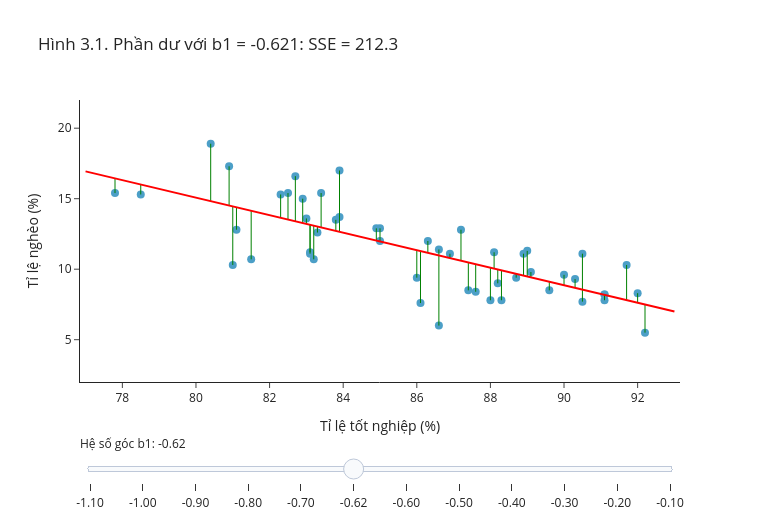

Notebook code cell kept with this figure:
### Markdown cell above
---
## Phần 3. Phần dư và bình phương tối thiểu

### 3.1 Phần dư: phần dữ liệu còn lại sau mô hình

Mỗi quan sát được tách thành hai phần:

$$
\text{dữ liệu} = \text{giá trị đối chiếu} + \text{phần dư}, \qquad y_i = \hat y_i + e_i, \qquad e_i = y_i - \hat{y}_i .
$$

- $e_i > 0$: điểm nằm **trên** đường hồi quy; quan sát cao hơn giá trị mà mô hình gán cho nó.
- $e_i < 0$: điểm nằm **dưới** đường hồi quy.
- $|e_i|$ càng lớn: mô hình khớp quan sát đó càng kém.

Phần dư có cùng đơn vị với $y$. Ví dụ với ba điểm ở thẻ ký hiệu và đường $\hat y = 2 + 0{,}5x$: các giá trị đối chiếu là $2{,}5$; $3$; $3{,}5$, nên các phần dư là $2 - 2{,}5 = -0{,}5$, $4 - 3 = 1$ và $3 - 3{,}5 = -0{,}5$.

Về hình học, phần dư là **khoảng cách thẳng đứng** từ điểm tới đường hồi quy. Trong hình dưới, thanh trượt xoay đường thẳng quanh điểm $(\bar x, \bar y)$ bằng cách đổi hệ số góc; tiêu đề cho biết **tổng bình phương** phần dư $SSE$ tương ứng. Vị trí mặc định là đường bình phương tối thiểu; kéo sang hai bên sẽ thấy các đoạn phần dư dài ra và $SSE$ tăng. Mục 3.2 định nghĩa $SSE$ chính xác.

<!-- branch-plot-instructions:start -->

**Đọc code vẽ bằng Plotly.** `go.Figure` chứa các trace; mỗi `go.Scatter`, `go.Bar` hoặc trace khác nhận các mảng dữ liệu đã tính. `update_layout` đặt tiêu đề, nhãn và bộ điều khiển. Thanh trượt chọn trạng thái được dựng sẵn trong `steps`; đối chiếu `visible` hoặc dữ liệu của trace để biết hình thay đổi thế nào. Thử đổi thuộc tính hiển thị trong trace hoặc layout, rồi chạy lại ô; giữ dữ liệu để so sánh.

<!-- branch-plot-instructions:end -->

### Code cell
b1_ls, b0_ls = np.polyfit(poverty["Graduates"], poverty["Poverty"], 1)
khop = b0_ls + b1_ls * poverty["Graduates"]

x_nghe, y_nghe = poverty["Graduates"].to_numpy(), poverty["Poverty"].to_numpy()
x_tb, y_tb = x_nghe.mean(), y_nghe.mean()
cac_b1 = sorted(set(np.round(np.linspace(-1.1, -0.1, 11), 2)) | {round(b1_ls, 3)})
luoi = np.linspace(77, 93, 50)

fig = go.Figure()
fig.add_trace(go.Scatter(x=x_nghe, y=y_nghe, mode="markers", text=poverty["State"], name="bang",
                         marker=dict(size=8, color="#4C9FC7"),
                         hovertemplate="%{text}<br>tốt nghiệp %{x}%, nghèo %{y}%<extra></extra>"))
cac_sse = []
for b1 in cac_b1:
    b0 = y_tb - b1 * x_tb
    y_mu = b0 + b1 * x_nghe
    cac_sse.append(((y_nghe - y_mu) ** 2).sum())
    doan_x = np.column_stack([x_nghe, x_nghe, np.full(len(x_nghe), np.nan)]).ravel()
    doan_y = np.column_stack([y_mu, y_nghe, np.full(len(x_nghe), np.nan)]).ravel()
    hien = b1 == round(b1_ls, 3)
    fig.add_trace(go.Scatter(x=doan_x, y=doan_y, mode="lines", visible=hien, name="phần dư",
                             line=dict(color="green", width=1), hoverinfo="skip"))
    fig.add_trace(go.Scatter(x=luoi, y=b0 + b1 * luoi, mode="lines", visible=hien, name="đường thẳng",
                             line=dict(color="red", width=2), hoverinfo="skip"))
buoc = [dict(method="update", label=f"{b1:.2f}",
             args=[{"visible": [True] + [k == i for k in range(len(cac_b1)) for _ in range(2)]},
                   {"title.text": f"Hình 3.1. Phần dư với b1 = {b1:.3f}: SSE = {s:,.1f}"}])
        for i, (b1, s) in enumerate(zip(cac_b1, cac_sse))]
mac_dinh = cac_b1.index(round(b1_ls, 3))
fig.update_layout(title=f"Hình 3.1. Phần dư với b1 = {b1_ls:.3f}: SSE = {cac_sse[mac_dinh]:,.1f}",
                  xaxis_title="Tỉ lệ tốt nghiệp (%)", yaxis_title="Tỉ lệ nghèo (%)", showlegend=False,
                  width=760, height=520,
                  sliders=[dict(active=mac_dinh, steps=buoc, pad={"t": 50}, currentvalue={"prefix": "Hệ số góc b1: "})])
fig.update_yaxes(range=[2, 22])
fig.show()

### Figure 1 — Plotly figure (JSON) as saved in the notebook; plotly's stock layout.template omitted (floating-point values rounded to 4 significant figures; data arrays with more than 128 entries replaced by an {"elided": "..."} marker saying what was removed)
{"data": [{"hovertemplate": "%{text}<br>tốt nghiệp %{x}%, nghèo %{y}%<extra></extra>", "marker": {"color": "#4C9FC7", "size": 8}, "mode": "markers", "name": "bang", "text": ["California", "Rhode Island", "Bang 01", "Bang 02", "Bang 03", "Bang 04", "Bang 05", "Bang 06", "Bang 07", "Bang 08", "Bang 09", "Bang 10", "Bang 11", "Bang 12", "Bang 13", "Bang 14", "Bang 15", "Bang 16", "Bang 17", "Bang 18", "Bang 19", "Bang 20", "Bang 21", "Bang 22", "Bang 23", "Bang 24", "Bang 25", "Bang 26", "Bang 27", "Bang 28", "Bang 29", "Bang 30", "Bang 31", "Bang 32", "Bang 33", "Bang 34", "Bang 35", "Bang 36", "Bang 37", "Bang 38", "Bang 39", "Bang 40", "Bang 41", "Bang 42", "Bang 43", "Bang 44", "Bang 45", "Bang 46", "Bang 47", "Bang 48", "Bang 49"], "type": "scatter", "x": [81.1, 81.0, 91.1, 83.1, 89.1, 86.9, 87.4, 86.0, 89.6, 80.4, 81.5, 83.4, 90.5, 80.9, 83.3, 86.1, 82.3, 87.2, 88.2, 88.7, 82.5, 87.6, 77.8, 83.2, 83.1, 88.0, 82.9, 86.6, 90.3, 83.9, 88.3, 88.9, 90.5, 85.0, 91.7, 84.9, 78.5, 86.6, 92.0, 89.0, 86.3, 91.1, 83.0, 83.8, 91.1, 90.0, 82.7, 88.1, 83.9, 92.2, 85.0], "y": [12.8, 10.3, 8.2, 11.2, 9.8, 11.1, 8.5, 9.4, 8.5, 18.9, 10.7, 15.4, 11.1, 17.3, 12.6, 7.6, 15.3, 12.8, 9.0, 9.4, 15.4, 8.4, 15.4, 10.7, 11.1, 7.8, 15.0, 11.4, 9.3, 17.0, 7.8, 11.1, 7.7, 12.9, 10.3, 12.9, 15.3, 6.0, 8.3, 11.3, 12.0, 7.8, 13.6, 13.5, 8.2, 9.6, 16.6, 11.2, 13.7, 5.5, 12.0]}, {"hoverinfo": "skip", "line": {"color": "green", "width": 1}, "mode": "lines", "name": "phần dư", "type": "scatter", "visible": false, "x": {"elided": "153 float values"}, "y": {"elided": "153 float values"}}, {"hoverinfo": "skip", "line": {"color": "red", "width": 2}, "mode": "lines", "name": "đường thẳng", "type": "scatter", "visible": false, "x": [77.0, 77.33, 77.65, 77.98, 78.31, 78.63, 78.96, 79.29, 79.61, 79.94, 80.27, 80.59, 80.92, 81.24, 81.57, 81.9, 82.22, 82.55, 82.88, 83.2, 83.53, 83.86, 84.18, 84.51, 84.84, 85.16, 85.49, 85.82, 86.14, 86.47, 86.8, 87.12, 87.45, 87.78, 88.1, 88.43, 88.76, 89.08, 89.41, 89.73, 90.06, 90.39, 90.71, 91.04, 91.37, 91.69, 92.02, 92.35, 92.67, 93.0], "y": [21.25, 20.89, 20.54, 20.18, 19.82, 19.46, 19.1, 18.74, 18.38, 18.02, 17.66, 17.3, 16.94, 16.58, 16.22, 15.87, 15.51, 15.15, 14.79, 14.43, 14.07, 13.71, 13.35, 12.99, 12.63, 12.27, 11.91, 11.56, 11.2, 10.84, 10.48, 10.12, 9.76, 9.4, 9.041, 8.682, 8.323, 7.964, 7.605, 7.245, 6.886, 6.527, 6.168, 5.809, 5.449, 5.09, 4.731, 4.372, 4.013, 3.654]}, {"hoverinfo": "skip", "line": {"color": "green", "width": 1}, "mode": "lines", "name": "phần dư", "type": "scatter", "visible": false, "x": {"elided": "153 float values"}, "y": {"elided": "153 float values"}}, {"hoverinfo": "skip", "line": {"color": "red", "width": 2}, "mode": "lines", "name": "đường thẳng", "type": "scatter", "visible": false, "x": [77.0, 77.33, 77.65, 77.98, 78.31, 78.63, 78.96, 79.29, 79.61, 79.94, 80.27, 80.59, 80.92, 81.24, 81.57, 81.9, 82.22, 82.55, 82.88, 83.2, 83.53, 83.86, 84.18, 84.51, 84.84, 85.16, 85.49, 85.82, 86.14, 86.47, 86.8, 87.12, 87.45, 87.78, 88.1, 88.43, 88.76, 89.08, 89.41, 89.73, 90.06, 90.39, 90.71, 91.04, 91.37, 91.69, 92.02, 92.35, 92.67, 93.0], "y": [20.35, 20.03, 19.7, 19.37, 19.05, 18.72, 18.39, 18.07, 17.74, 17.41, 17.09, 16.76, 16.43, 16.11, 15.78, 15.45, 15.13, 14.8, 14.48, 14.15, 13.82, 13.5, 13.17, 12.84, 12.52, 12.19, 11.86, 11.54, 11.21, 10.88, 10.56, 10.23, 9.904, 9.577, 9.251, 8.924, 8.598, 8.271, 7.945, 7.618, 7.292, 6.965, 6.639, 6.312, 5.986, 5.659, 5.333, 5.006, 4.679, 4.353]}, {"hoverinfo": "skip", "line": {"color": "green", "width": 1}, "mode": "lines", "name": "phần dư", "type": "scatter", "visible": false, "x": {"elided": "153 float values"}, "y": {"elided": "153 float values"}}, {"hoverinfo": "skip", "line": {"color": "red", "width": 2}, "mode": "lines", "name": "đường thẳng", "type": "scatter", "visible": false, "x": [77.0, 77.33, 77.65, 77.98, 78.31, 78.63, 78.96, 79.29, 79.61, 79.94, 80.27, 80.59, 80.92, 81.24, 81.57, 81.9, 82.22, 82.55, 82.88, 83.2, 83.53, 83.86, 84.18, 84.51, 84.84, 85.16, 85.49, 85.82, 86.14, 86.47, 86.8, 87.12, 87.45, 87.78, 88.1, 88.43, 88.76, 89.08, 89.41, 89.73, 90.06, 90.39, 90.71, 91.04, 91.37, 91.69, 92.02, 92.35, 92.67, 93.0], "y": [19.45, 19.16, 18.86, 18.57, 18.28, 17.98, 17.69, 17.4, 17.1, 16.81, 16.51, 16.22, 15.93, 15.63, 15.34, 15.04, 14.75, 14.46, 14.16, 13.87, 13.57, 13.28, 12.99, 12.69, 12.4, 12.11, 11.81, 11.52, 11.22, 10.93, 10.64, 10.34, 10.05, 9.754, 9.461, 9.167, 8.873, 8.579, 8.285, 7.991, 7.697, 7.403, 7.109, 6.816, 6.522, 6.228, 5.934, 5.64, 5.346, 5.052]}, {"hoverinfo": "skip", "line": {"color": "green", "width": 1}, "mode": "lines", "name": "phần dư", "type": "scatter", "visible": false, "x": {"elided": "153 float values"}, "y": {"elided": "153 float values"}}, {"hoverinfo": "skip", "line": {"color": "red", "width": 2}, "mode": "lines", "name": "đường thẳng", "type": "scatter", "visible": false, "x": [77.0, 77.33, 77.65, 77.98, 78.31, 78.63, 78.96, 79.29, 79.61, 79.94, 80.27, 80.59, 80.92, 81.24, 81.57, 81.9, 82.22, 82.55, 82.88, 83.2, 83.53, 83.86, 84.18, 84.51, 84.84, 85.16, 85.49, 85.82, 86.14, 86.47, 86.8, 87.12, 87.45, 87.78, 88.1, 88.43, 88.76, 89.08, 89.41, 89.73, 90.06, 90.39, 90.71, 91.04, 91.37, 91.69, 92.02, 92.35, 92.67, 93.0], "y": [18.55, 18.29, 18.03, 17.77, 17.51, 17.25, 16.98, 16.72, 16.46, 16.2, 15.94, 15.68, 15.42, 15.16, 14.89, 14.63, 14.37, 14.11, 13.85, 13.59, 13.33, 13.07, 12.8, 12.54, 12.28, 12.02, 11.76, 11.5, 11.24, 10.98, 10.72, 10.45, 10.19, 9.931, 9.67, 9.409, 9.148, 8.886, 8.625, 8.364, 8.103, 7.842, 7.58, 7.319, 7.058, 6.797, 6.535, 6.274, 6.013, 5.752]}, {"hoverinfo": "skip", "line": {"color": "green", "width": 1}, "mode": "lines", "name": "phần dư", "type": "scatter", "visible": false, "x": {"elided": "153 float values"}, "y": {"elided": "153 float values"}}, {"hoverinfo": "skip", "line": {"color": "red", "width": 2}, "mode": "lines", "name": "đường thẳng", "type": "scatter", "visible": false, "x": [77.0, 77.33, 77.65, 77.98, 78.31, 78.63, 78.96, 79.29, 79.61, 79.94, 80.27, 80.59, 80.92, 81.24, 81.57, 81.9, 82.22, 82.55, 82.88, 83.2, 83.53, 83.86, 84.18, 84.51, 84.84, 85.16, 85.49, 85.82, 86.14, 86.47, 86.8, 87.12, 87.45, 87.78, 88.1, 88.43, 88.76, 89.08, 89.41, 89.73, 90.06, 90.39, 90.71, 91.04, 91.37, 91.69, 92.02, 92.35, 92.67, 93.0], "y": [17.65, 17.42, 17.19, 16.97, 16.74, 16.51, 16.28, 16.05, 15.82, 15.59, 15.37, 15.14, 14.91, 14.68, 14.45, 14.22, 13.99, 13.77, 13.54, 13.31, 13.08, 12.85, 12.62, 12.39, 12.17, 11.94, 11.71, 11.48, 11.25, 11.02, 10.79, 10.57, 10.34, 10.11, 9.88, 9.651, 9.423, 9.194, 8.965, 8.737, 8.508, 8.28, 8.051, 7.823, 7.594, 7.365, 7.137, 6.908, 6.68, 6.451]}, {"hoverinfo": "skip", "line": {"color": "green", "width": 1}, "mode": "lines", "name": "phần dư", "type": "scatter", "visible": true, "x": {"elided": "153 float values"}, "y": {"elided": "153 float values"}}, {"hoverinfo": "skip", "line": {"color": "red", "width": 2}, "mode": "lines", "name": "đường thẳng", "type": "scatter", "visible": true, "x": [77.0, 77.33, 77.65, 77.98, 78.31, 78.63, 78.96, 79.29, 79.61, 79.94, 80.27, 80.59, 80.92, 81.24, 81.57, 81.9, 82.22, 82.55, 82.88, 83.2, 83.53, 83.86, 84.18, 84.51, 84.84, 85.16, 85.49, 85.82, 86.14, 86.47, 86.8, 87.12, 87.45, 87.78, 88.1, 88.43, 88.76, 89.08, 89.41, 89.73, 90.06, 90.39, 90.71, 91.04, 91.37, 91.69, 92.02, 92.35, 92.67, 93.0], "y": [16.94, 16.74, 16.53, 16.33, 16.13, 15.93, 15.72, 15.52, 15.32, 15.11, 14.91, 14.71, 14.51, 14.3, 14.1, 13.9, 13.7, 13.49, 13.29, 13.09, 12.88, 12.68, 12.48, 12.28, 12.07, 11.87, 11.67, 11.46, 11.26, 11.06, 10.86, 10.65, 10.45, 10.25, 10.05, 9.843, 9.64, 9.437, 9.234, 9.031, 8.829, 8.626, 8.423, 8.22, 8.018, 7.815, 7.612, 7.409, 7.206, 7.004]}, {"hoverinfo": "skip", "line": {"color": "green", "width": 1}, "mode": "lines", "name": "phần dư", "type": "scatter", "visible": false, "x": {"elided": "153 float values"}, "y": {"elided": "153 float values"}}, {"hoverinfo": "skip", "line": {"color": "red", "width": 2}, "mode": "lines", "name": "đường thẳng", "type": "scatter", "visible": false, "x": [77.0, 77.33, 77.65, 77.98, 78.31, 78.63, 78.96, 79.29, 79.61, 79.94, 80.27, 80.59, 80.92, 81.24, 81.57, 81.9, 82.22, 82.55, 82.88, 83.2, 83.53, 83.86, 84.18, 84.51, 84.84, 85.16, 85.49, 85.82, 86.14, 86.47, 86.8, 87.12, 87.45, 87.78, 88.1, 88.43, 88.76, 89.08, 89.41, 89.73, 90.06, 90.39, 90.71, 91.04, 91.37, 91.69, 92.02, 92.35, 92.67, 93.0], "y": [16.75, 16.55, 16.36, 16.16, 15.97, 15.77, 15.58, 15.38, 15.18, 14.99, 14.79, 14.6, 14.4, 14.2, 14.01, 13.81, 13.62, 13.42, 13.22, 13.03, 12.83, 12.64, 12.44, 12.24, 12.05, 11.85, 11.66, 11.46, 11.26, 11.07, 10.87, 10.68, 10.48, 10.29, 10.09, 9.893, 9.698, 9.502, 9.306, 9.11, 8.914, 8.718, 8.522, 8.326, 8.13, 7.934, 7.738, 7.542, 7.347, 7.151]}, {"hoverinfo": "skip", "line": {"color": "green", "width": 1}, "mode": "lines", "name": "phần dư", "type": "scatter", "visible": false, "x": {"elided": "153 float values"}, "y": {"elided": "153 float values"}}, {"hoverinfo": "skip", "line": {"color": "red", "width": 2}, "mode": "lines", "name": "đường thẳng", "type": "scatter", "visible": false, "x": [77.0, 77.33, 77.65, 77.98, 78.31, 78.63, 78.96, 79.29, 79.61, 79.94, 80.27, 80.59, 80.92, 81.24, 81.57, 81.9, 82.22, 82.55, 82.88, 83.2, 83.53, 83.86, 84.18, 84.51, 84.84, 85.16, 85.49, 85.82, 86.14, 86.47, 86.8, 87.12, 87.45, 87.78, 88.1, 88.43, 88.76, 89.08, 89.41, 89.73, 90.06, 90.39, 90.71, 91.04, 91.37, 91.69, 92.02, 92.35, 92.67, 93.0], "y": [15.85, 15.69, 15.52, 15.36, 15.2, 15.03, 14.87, 14.71, 14.54, 14.38, 14.22, 14.05, 13.89, 13.73, 13.56, 13.4, 13.24, 13.07, 12.91, 12.75, 12.58, 12.42, 12.26, 12.09, 11.93, 11.77, 11.61, 11.44, 11.28, 11.12, 10.95, 10.79, 10.63, 10.46, 10.3, 10.14, 9.972, 9.809, 9.646, 9.483, 9.319, 9.156, 8.993, 8.83, 8.666, 8.503, 8.34, 8.177, 8.013, 7.85]}, {"hoverinfo": "skip", "line": {"color": "green", "width": 1}, "mode": "lines", "name": "phần dư", "type": "scatter", "visible": false, "x": {"elided": "153 float values"}, "y": {"elided": "153 float values"}}, {"hoverinfo": "skip", "line": {"color": "red", "width": 2}, "mode": "lines", "name": "đường thẳng", "type": "scatter", "visible": false, "x": [77.0, 77.33, 77.65, 77.98, 78.31, 78.63, 78.96, 79.29, 79.61, 79.94, 80.27, 80.59, 80.92, 81.24, 81.57, 81.9, 82.22, 82.55, 82.88, 83.2, 83.53, 83.86, 84.18, 84.51, 84.84, 85.16, 85.49, 85.82, 86.14, 86.47, 86.8, 87.12, 87.45, 87.78, 88.1, 88.43, 88.76, 89.08, 89.41, 89.73, 90.06, 90.39, 90.71, 91.04, 91.37, 91.69, 92.02, 92.35, 92.67, 93.0], "y": [14.95, 14.82, 14.69, 14.56, 14.43, 14.3, 14.17, 14.04, 13.9, 13.77, 13.64, 13.51, 13.38, 13.25, 13.12, 12.99, 12.86, 12.73, 12.6, 12.47, 12.34, 12.21, 12.08, 11.95, 11.81, 11.68, 11.55, 11.42, 11.29, 11.16, 11.03, 10.9, 10.77, 10.64, 10.51, 10.38, 10.25, 10.12, 9.986, 9.856, 9.725, 9.594, 9.464, 9.333, 9.202, 9.072, 8.941, 8.811, 8.68, 8.549]}, {"hoverinfo": "skip", "line": {"color": "green", "width": 1}, "mode": "lines", "name": "phần dư", "type": "scatter", "visible": false, "x": {"elided": "153 float values"}, "y": {"elided": "153 float values"}}, {"hoverinfo": "skip", "line": {"color": "red", "width": 2}, "mode": "lines", "name": "đường thẳng", "type": "scatter", "visible": false, "x": [77.0, 77.33, 77.65, 77.98, 78.31, 78.63, 78.96, 79.29, 79.61, 79.94, 80.27, 80.59, 80.92, 81.24, 81.57, 81.9, 82.22, 82.55, 82.88, 83.2, 83.53, 83.86, 84.18, 84.51, 84.84, 85.16, 85.49, 85.82, 86.14, 86.47, 86.8, 87.12, 87.45, 87.78, 88.1, 88.43, 88.76, 89.08, 89.41, 89.73, 90.06, 90.39, 90.71, 91.04, 91.37, 91.69, 92.02, 92.35, 92.67, 93.0], "y": [14.05, 13.95, 13.85, 13.75, 13.66, 13.56, 13.46, 13.36, 13.27, 13.17, 13.07, 12.97, 12.87, 12.78, 12.68, 12.58, 12.48, 12.38, 12.29, 12.19, 12.09, 11.99, 11.89, 11.8, 11.7, 11.6, 11.5, 11.4, 11.31, 11.21, 11.11, 11.01, 10.91, 10.82, 10.72, 10.62, 10.52, 10.42, 10.33, 10.23, 10.13, 10.03, 9.935, 9.837, 9.739, 9.641, 9.543, 9.445, 9.347, 9.249]}, {"hoverinfo": "skip", "line": {"color": "green", "width": 1}, "mode": "lines", "name": "phần dư", "type": "scatter", "visible": false, "x": {"elided": "153 float values"}, "y": {"elided": "153 float values"}}, {"hoverinfo": "skip", "line": {"color": "red", "width": 2}, "mode": "lines", "name": "đường thẳng", "type": "scatter", "visible": false, "x": [77.0, 77.33, 77.65, 77.98, 78.31, 78.63, 78.96, 79.29, 79.61, 79.94, 80.27, 80.59, 80.92, 81.24, 81.57, 81.9, 82.22, 82.55, 82.88, 83.2, 83.53, 83.86, 84.18, 84.51, 84.84, 85.16, 85.49, 85.82, 86.14, 86.47, 86.8, 87.12, 87.45, 87.78, 88.1, 88.43, 88.76, 89.08, 89.41, 89.73, 90.06, 90.39, 90.71, 91.04, 91.37, 91.69, 92.02, 92.35, 92.67, 93.0], "y": [13.15, 13.08, 13.02, 12.95, 12.89, 12.82, 12.76, 12.69, 12.63, 12.56, 12.5, 12.43, 12.36, 12.3, 12.23, 12.17, 12.1, 12.04, 11.97, 11.91, 11.84, 11.78, 11.71, 11.65, 11.58, 11.52, 11.45, 11.38, 11.32, 11.25, 11.19, 11.12, 11.06, 10.99, 10.93, 10.86, 10.8, 10.73, 10.67, 10.6, 10.54, 10.47, 10.41, 10.34, 10.27, 10.21, 10.14, 10.08, 10.01, 9.948]}, {"hoverinfo": "skip", "line": {"color": "green", "width": 1}, "mode": "lines", "name": "phần dư", "type": "scatter", "visible": false, "x": {"elided": "153 float values"}, "y": {"elided": "153 float values"}}, {"hoverinfo": "skip", "line": {"color": "red", "width": 2}, "mode": "lines", "name": "đường thẳng", "type": "scatter", "visible": false, "x": [77.0, 77.33, 77.65, 77.98, 78.31, 78.63, 78.96, 79.29, 79.61, 79.94, 80.27, 80.59, 80.92, 81.24, 81.57, 81.9, 82.22, 82.55, 82.88, 83.2, 83.53, 83.86, 84.18, 84.51, 84.84, 85.16, 85.49, 85.82, 86.14, 86.47, 86.8, 87.12, 87.45, 87.78, 88.1, 88.43, 88.76, 89.08, 89.41, 89.73, 90.06, 90.39, 90.71, 91.04, 91.37, 91.69, 92.02, 92.35, 92.67, 93.0], "y": [12.25, 12.21, 12.18, 12.15, 12.12, 12.08, 12.05, 12.02, 11.99, 11.95, 11.92, 11.89, 11.86, 11.82, 11.79, 11.76, 11.73, 11.69, 11.66, 11.63, 11.59, 11.56, 11.53, 11.5, 11.46, 11.43, 11.4, 11.37, 11.33, 11.3, 11.27, 11.24, 11.2, 11.17, 11.14, 11.1, 11.07, 11.04, 11.01, 10.97, 10.94, 10.91, 10.88, 10.84, 10.81, 10.78, 10.75, 10.71, 10.68, 10.65]}], "layout": {"height": 520, "showlegend": false, "sliders": [{"active": 5, "currentvalue": {"prefix": "Hệ số góc b1: "}, "pad": {"t": 50}, "steps": [{"args": [{"visible": [true, true, true, false, false, false, false, false, false, false, false, false, false, false, false, false, false, false, false, false, false, false, false, false, false]}, {"title.text": "Hình 3.1. Phần dư với b1 = -1.100: SSE = 371.4"}], "label": "-1.10", "method": "update"}, {"args": [{"visible": [true, false, false, true, true, false, false, false, false, false, false, false, false, false, false, false, false, false, false, false, false, false, false, false, false]}, {"title.text": "Hình 3.1. Phần dư với b1 = -1.000: SSE = 311.8"}], "label": "-1.00", "method": "update"}, {"args": [{"visible": [true, false, false, false, false, true, true, false, false, false, false, false, false, false, false, false, false, false, false, false, false, false, false, false, false]}, {"title.text": "Hình 3.1. Phần dư với b1 = -0.900: SSE = 266.2"}], "label": "-0.90", "method": "update"}, {"args": [{"visible": [true, false, false, false, false, false, false, true, true, false, false, false, false, false, false, false, false, false, false, false, false, false, false, false, false]}, {"title.text": "Hình 3.1. Phần dư với b1 = -0.800: SSE = 234.4"}], "label": "-0.80", "method": "update"}, {"args": [{"visible": [true, false, false, false, false, false, false, false, false, true, true, false, false, false, false, false, false, false, false, false, false, false, false, false, false]}, {"title.text": "Hình 3.1. Phần dư với b1 = -0.700: SSE = 216.6"}], "label": "-0.70", "method": "update"}, {"args": [{"visible": [true, false, false, false, false, false, false, false, false, false, false, true, true, false, false, false, false, false, false, false, false, false, false, false, false]}, {"title.text": "Hình 3.1. Phần dư với b1 = -0.621: SSE = 212.3"}], "label": "-0.62", "method": "update"}, {"args": [{"visible": [true, false, false, false, false, false, false, false, false, false, false, false, false, true, true, false, false, false, false, false, false, false, false, false, false]}, {"title.text": "Hình 3.1. Phần dư với b1 = -0.600: SSE = 212.6"}], "label": "-0.60", "method": "update"}, {"args": [{"visible": [true, false, false, false, false, false, false, false, false, false, false, false, false, false, false, true, true, false, false, false, false, false, false, false, false]}, {"title.text": "Hình 3.1. Phần dư với b1 = -0.500: SSE = 222.6"}], "label": "-0.50", "method": "update"}, {"args": [{"visible": [true, false, false, false, false, false, false, false, false, false, false, false, false, false, false, false, false, true, true, false, false, false, false, false, false]}, {"title.text": "Hình 3.1. Phần dư với b1 = -0.400: SSE = 246.4"}], "label": "-0.40", "method": "update"}, {"args": [{"visible": [true, false, false, false, false, false, false, false, false, false, false, false, false, false, false, false, false, false, false, true, true, false, false, false, false]}, {"title.text": "Hình 3.1. Phần dư với b1 = -0.300: SSE = 284.1"}], "label": "-0.30", "method": "update"}, {"args": [{"visible": [true, false, false, false, false, false, false, false, false, false, false, false, false, false, false, false, false, false, false, false, false, true, true, false, false]}, {"title.text": "Hình 3.1. Phần dư với b1 = -0.200: SSE = 335.7"}], "label": "-0.20", "method": "update"}, {"args": [{"visible": [true, false, false, false, false, false, false, false, false, false, false, false, false, false, false, false, false, false, false, false, false, false, false, true, true]}, {"title.text": "Hình 3.1. Phần dư với b1 = -0.100: SSE = 401.2"}], "label": "-0.10", "method": "update"}]}], "title": {"text": "Hình 3.1. Phần dư với b1 = -0.621: SSE = 212.3"}, "width": 760, "xaxis": {"title": {"text": "Tỉ lệ tốt nghiệp (%)"}}, "yaxis": {"range": [2, 22], "title": {"text": "Tỉ lệ nghèo (%)"}}}}
